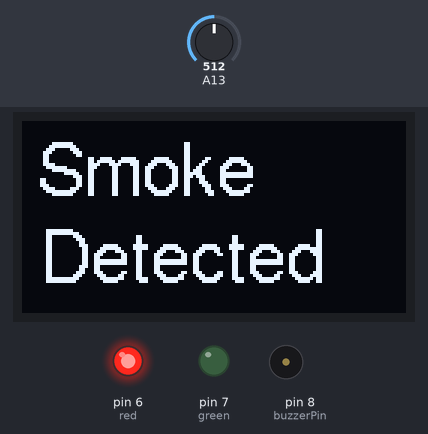
A sketch run on a simulated Arduino Mega 2560, built with avr-gcc and run on an emulated ATmega2560. Shown: 128×64 one-colour display, output pins drawn as LEDs (lit = HIGH), buzzer (waves = sounding, pin HIGH). Inputs (shaded band) come from the test bench; at power-on: A13 = 512.

Above: at 1.2 s.
1.3 s: A13 set to 390
At 2.0 s:
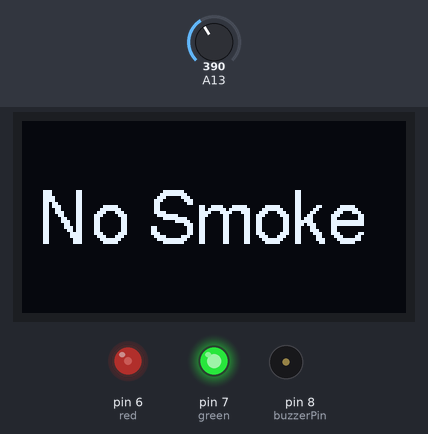
2.8 s: A13 set to 400
At 3.01 s:
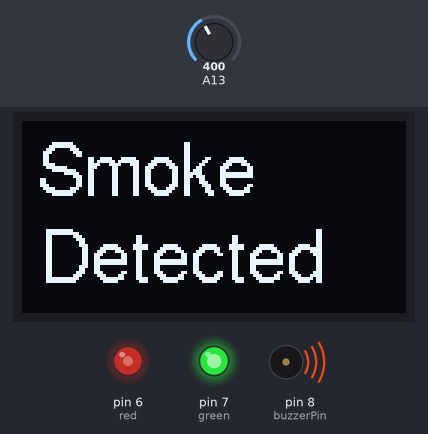
4.9 s: A13 set to 440
At 5.31 s:
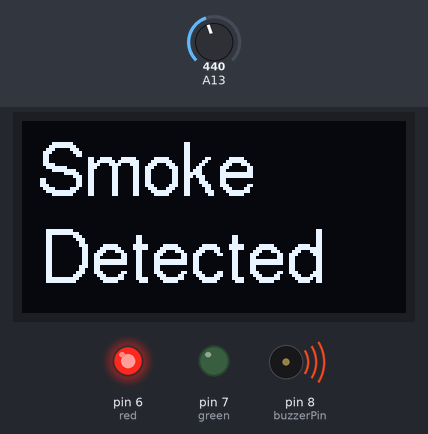
7.2 s: A13 set to 420
At 9.39 s:
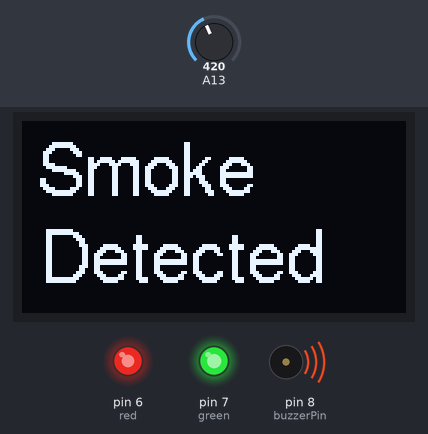
9.5 s: A13 set to 306
At 10.8 s:
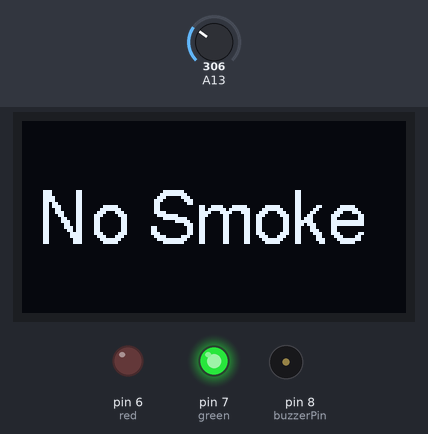
Timing chart, 0 to 12.0 s (numbered marks = the images above; inputs shaded):
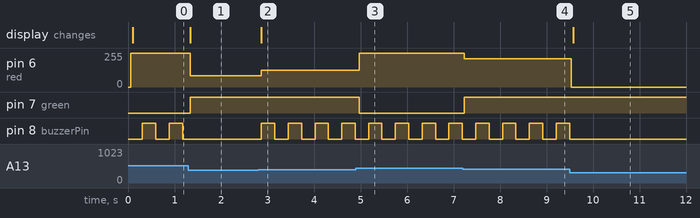

Measured:
- the behaviour switches between 399 and 400 on A13 (found by bisection; images 1 and 2)
- after the input at 1.3 s, pin 6 (red): 255/255 → 85/255 at once; pin 7 (green): LOW → HIGH at once; pin 8 (buzzerPin): stops changing and stays LOW; the display: changes at once (image 1)
- after the input at 2.8 s, pin 6 (red): 85/255 → 127/255 after 0.07 s; pin 8 (buzzerPin): alternates HIGH for 0.29 s and LOW for 0.29 s, starting after 0.07 s; the display: changes after 0.07 s (image 2)
- after the input at 4.9 s, pin 6 (red): 127/255 → 255/255 after 0.07 s; pin 7 (green): HIGH → LOW after 0.07 s
- after the input at 7.2 s, pin 6 (red): 255/255 → 212/255 at once; pin 7 (green): LOW → HIGH at once
- after the input at 9.5 s, pin 6 (red): 212/255 → 0/255 at once; pin 8 (buzzerPin): stops changing and stays LOW; the display: changes after 0.07 s (image 5)
- by itself, pin 8 (buzzerPin): alternates HIGH for 0.29 s and LOW for 0.29 s

The sketch:

Tebs.ino
```cpp
#include <Wire.h>
#include <Adafruit_GFX.h>
#include <Adafruit_SSD1306.h>
#include <Fonts/FreeSans12pt7b.h>

#define SCREEN_WIDTH 128 // OLED display width, in pixels
#define SCREEN_HEIGHT 64 // OLED display height, in pixels

// Declaration for an SSD1306 display connected to I2C (SDA, SCL pins)
Adafruit_SSD1306 display(SCREEN_WIDTH, SCREEN_HEIGHT, &Wire, -1);

int sensorPin = 29;
int buzzerPin = 8;
int red = 6;
int green = 7;
int val,level1,level2;

unsigned long prev;
const long interval = 250;
void setup() {
  // put your setup code here, to run once:
  pinMode(sensorPin, INPUT);
  pinMode(buzzerPin, OUTPUT);
  pinMode(red, OUTPUT);
  pinMode(green, OUTPUT);
  if(!display.begin(SSD1306_SWITCHCAPVCC, 0x3C)) { // Address 0x3D for 128x64
    Serial.println(F("SSD1306 allocation failed"));
    for(;;);
  }
  display.clearDisplay();
  display.setTextWrap(true);

}
bool buzz;
void loop() {
  // put your main code here, to run repeatedly:
    unsigned long curr = millis();
  val = analogRead(sensorPin);
  level1 = map(val, 340, 370, 255, 0);
  level2 = map(val, 370, 430, 0, 255);
  display.clearDisplay();
  display.setCursor(5,(val < 400 ? 40 : 24));
  display.setFont(&FreeSans12pt7b);
  display.setTextColor(WHITE);
  display.setTextSize(1);
  display.print((val < 400 ? "No Smoke" : "Smoke \n Detected"));
  display.display();
  if (val < 315){
    analogWrite(green, 255);
    analogWrite(red, 0);
  } else if (val > 430){
    analogWrite(red, 255);
    analogWrite(green, 0);
  } else if (val >= 315 && val <= 430){
    analogWrite(red, level2);
    analogWrite(green, level1);
  }
  if (val >= 400){
    if (curr - prev >= interval){
      prev = curr;
      buzz = !buzz;
      digitalWrite(buzzerPin, (buzz ? 1: 0));
    }
  } else {
    digitalWrite(buzzerPin, 0);
  }
  delay(10);
}
```
